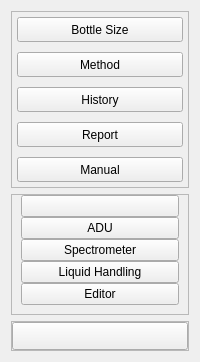
           <widget class="QWidget" name="leftSubContainer" native="true">
            <property name="sizePolicy">
             <sizepolicy hsizetype="Expanding" vsizetype="Expanding">
              <horstretch>0</horstretch>
              <verstretch>0</verstretch>
             </sizepolicy>
            </property>
            <property name="maximumSize">
             <size>
              <width>16777215</width>
              <height>16777215</height>
             </size>
            </property>
            <property name="mouseTracking">
             <bool>true</bool>
            </property>
            <layout class="QVBoxLayout" name="verticalLayout">
             <item alignment="Qt::AlignTop">
              <widget class="QFrame" name="menuButtons">
               <property name="sizePolicy">
                <sizepolicy hsizetype="Expanding" vsizetype="Expanding">
                 <horstretch>0</horstretch>
                 <verstretch>0</verstretch>
                </sizepolicy>
               </property>
               <property name="maximumSize">
                <size>
                 <width>16777215</width>
                 <height>250</height>
                </size>
               </property>
               <property name="frameShape">
                <enum>QFrame::StyledPanel</enum>
               </property>
               <property name="frameShadow">
                <enum>QFrame::Raised</enum>
               </property>
               <layout class="QVBoxLayout" name="verticalLayout_3">
                <property name="spacing">
                 <number>10</number>
                </property>
                <property name="leftMargin">
                 <number>5</number>
                </property>
                <property name="topMargin">
                 <number>5</number>
                </property>
                <property name="rightMargin">
                 <number>5</number>
                </property>
                <property name="bottomMargin">
                 <number>5</number>
                </property>
                <item>
                 <widget class="QPushButton" name="bottleSizeBtn">
                  <property name="sizePolicy">
                   <sizepolicy hsizetype="Expanding" vsizetype="Preferred">
                    <horstretch>0</horstretch>
                    <verstretch>0</verstretch>
                   </sizepolicy>
                  </property>
                  <property name="minimumSize">
                   <size>
                    <width>0</width>
                    <height>25</height>
                   </size>
                  </property>
                  <property name="maximumSize">
                   <size>
                    <width>16777215</width>
                    <height>40</height>
                   </size>
                  </property>
                  <property name="text">
                   <string>Bottle Size</string>
                  </property>
                 </widget>
                </item>
                <item>
                 <widget class="QPushButton" name="methodBtn">
                  <property name="sizePolicy">
                   <sizepolicy hsizetype="Expanding" vsizetype="Preferred">
                    <horstretch>0</horstretch>
                    <verstretch>0</verstretch>
                   </sizepolicy>
                  </property>
                  <property name="minimumSize">
                   <size>
                    <width>0</width>
                    <height>25</height>
                   </size>
                  </property>
                  <property name="maximumSize">
                   <size>
                    <width>16777215</width>
                    <height>40</height>
                   </size>
                  </property>
                  <property name="text">
                   <string>Method</string>
                  </property>
                 </widget>
                </item>
                <item>
                 <widget class="QPushButton" name="historyBtn">
                  <property name="sizePolicy">
                   <sizepolicy hsizetype="Expanding" vsizetype="Preferred">
                    <horstretch>0</horstretch>
                    <verstretch>0</verstretch>
                   </sizepolicy>
                  </property>
                  <property name="minimumSize">
                   <size>
                    <width>0</width>
                    <height>25</height>
                   </size>
                  </property>
                  <property name="maximumSize">
                   <size>
                    <width>16777215</width>
                    <height>40</height>
                   </size>
                  </property>
                  <property name="text">
                   <string>History</string>
                  </property>
                 </widget>
                </item>
                <item>
                 <widget class="QPushButton" name="reportBtn">
                  <property name="sizePolicy">
                   <sizepolicy hsizetype="Expanding" vsizetype="Preferred">
                    <horstretch>0</horstretch>
                    <verstretch>0</verstretch>
                   </sizepolicy>
                  </property>
                  <property name="minimumSize">
                   <size>
                    <width>0</width>
                    <height>25</height>
                   </size>
                  </property>
                  <property name="maximumSize">
                   <size>
                    <width>16777215</width>
                    <height>40</height>
                   </size>
                  </property>
                  <property name="text">
                   <string>Report</string>
                  </property>
                 </widget>
                </item>
                <item>
                 <widget class="QPushButton" name="manualBtn">
                  <property name="sizePolicy">
                   <sizepolicy hsizetype="Expanding" vsizetype="Preferred">
                    <horstretch>0</horstretch>
                    <verstretch>0</verstretch>
                   </sizepolicy>
                  </property>
                  <property name="minimumSize">
                   <size>
                    <width>0</width>
                    <height>25</height>
                   </size>
                  </property>
                  <property name="maximumSize">
                   <size>
                    <width>16777215</width>
                    <height>40</height>
                   </size>
                  </property>
                  <property name="text">
                   <string>Manual</string>
                  </property>
                 </widget>
                </item>
               </layout>
              </widget>
             </item>
             <item alignment="Qt::AlignBottom">
              <widget class="QFrame" name="advancedMenu">
               <property name="sizePolicy">
                <sizepolicy hsizetype="Expanding" vsizetype="Expanding">
                 <horstretch>0</horstretch>
                 <verstretch>0</verstretch>
                </sizepolicy>
               </property>
               <property name="maximumSize">
                <size>
                 <width>16777215</width>
                 <height>280</height>
                </size>
               </property>
               <property name="frameShape">
                <enum>QFrame::StyledPanel</enum>
               </property>
               <property name="frameShadow">
                <enum>QFrame::Raised</enum>
               </property>
               <layout class="QVBoxLayout" name="verticalLayout_20">
                <property name="spacing">
                 <number>0</number>
                </property>
                <property name="topMargin">
                 <number>0</number>
                </property>
                <item>
                 <widget class="QPushButton" name="backBtn">
                  <property name="sizePolicy">
                   <sizepolicy hsizetype="Expanding" vsizetype="Preferred">
                    <horstretch>0</horstretch>
                    <verstretch>0</verstretch>
                   </sizepolicy>
                  </property>
                  <property name="text">
                   <string/>
                  </property>
                  <property name="icon">
                   <iconset resource="../Icons.qrc">
                    <normaloff>:/icons/icons/arrow-left.svg</normaloff>:/icons/icons/arrow-left.svg</iconset>
                  </property>
                 </widget>
                </item>
                <item>
                 <widget class="QPushButton" name="aduBtn">
                  <property name="sizePolicy">
                   <sizepolicy hsizetype="Expanding" vsizetype="Preferred">
                    <horstretch>0</horstretch>
                    <verstretch>0</verstretch>
                   </sizepolicy>
                  </property>
                  <property name="text">
                   <string>ADU</string>
                  </property>
                 </widget>
                </item>
                <item>
                 <widget class="QPushButton" name="sfmBtn">
                  <property name="sizePolicy">
                   <sizepolicy hsizetype="Expanding" vsizetype="Preferred">
                    <horstretch>0</horstretch>
                    <verstretch>0</verstretch>
                   </sizepolicy>
                  </property>
                  <property name="text">
                   <string>Spectrometer</string>
                  </property>
                 </widget>
                </item>
                <item>
                 <widget class="QPushButton" name="liquidBtn">
                  <property name="sizePolicy">
                   <sizepolicy hsizetype="Expanding" vsizetype="Preferred">
                    <horstretch>0</horstretch>
                    <verstretch>0</verstretch>
                   </sizepolicy>
                  </property>
                  <property name="text">
                   <string>Liquid Handling</string>
                  </property>
                 </widget>
                </item>
                <item>
                 <widget class="QPushButton" name="txteditorBtn">
                  <property name="sizePolicy">
                   <sizepolicy hsizetype="Expanding" vsizetype="Preferred">
                    <horstretch>0</horstretch>
                    <verstretch>0</verstretch>
                   </sizepolicy>
                  </property>
                  <property name="text">
                   <string>Editor</string>
                  </property>
                 </widget>
                </item>
               </layout>
              </widget>
             </item>
             <item>
              <widget class="QFrame" name="frame_3">
               <property name="sizePolicy">
                <sizepolicy hsizetype="Expanding" vsizetype="Expanding">
                 <horstretch>0</horstretch>
                 <verstretch>0</verstretch>
                </sizepolicy>
               </property>
               <property name="minimumSize">
                <size>
                 <width>0</width>
                 <height>30</height>
                </size>
               </property>
               <property name="maximumSize">
                <size>
                 <width>16777215</width>
                 <height>40</height>
                </size>
               </property>
               <property name="frameShape">
                <enum>QFrame::StyledPanel</enum>
               </property>
               <property name="frameShadow">
                <enum>QFrame::Raised</enum>
               </property>
               <layout class="QVBoxLayout" name="verticalLayout_4">
                <property name="spacing">
                 <number>0</number>
                </property>
                <property name="leftMargin">
                 <number>0</number>
                </property>
                <property name="topMargin">
                 <number>0</number>
                </property>
                <property name="rightMargin">
                 <number>0</number>
                </property>
                <property name="bottomMargin">
                 <number>0</number>
                </property>
                <item>
                 <widget class="QPushButton" name="advSettingsBtn">
                  <property name="sizePolicy">
                   <sizepolicy hsizetype="Expanding" vsizetype="Expanding">
                    <horstretch>0</horstretch>
                    <verstretch>0</verstretch>
                   </sizepolicy>
                  </property>
                  <property name="text">
                   <string/>
                  </property>
                  <property name="icon">
                   <iconset resource="../Icons.qrc">
                    <normaloff>:/icons/icons/settings.svg</normaloff>:/icons/icons/settings.svg</iconset>
                  </property>
                  <property name="iconSize">
                   <size>
                    <width>24</width>
                    <height>24</height>
                   </size>
                  </property>
                 </widget>
                </item>
               </layout>
              </widget>
             </item>
            </layout>
           </widget>
